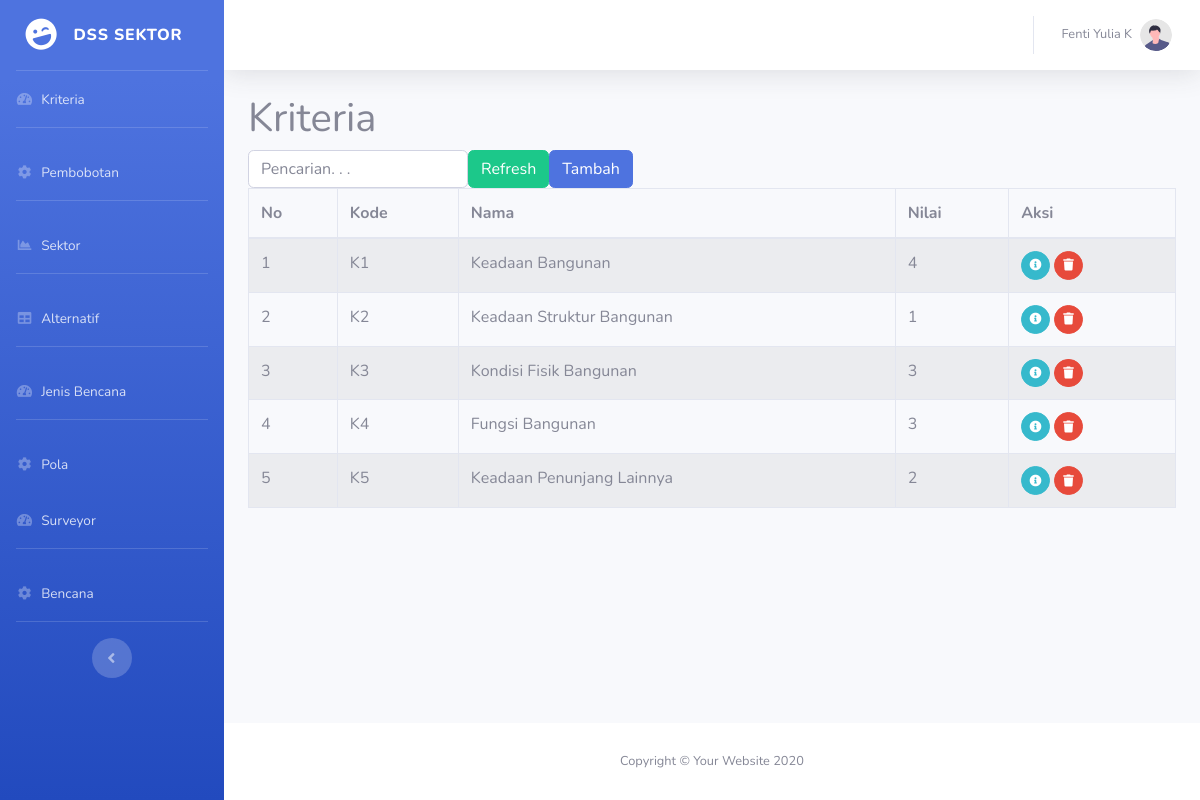
Page /?m=kriteria on the committed database.
### tables this page shows
CREATE TABLE `tb_kriteria` (
  `id_kriteria` int(11) NOT NULL,
  `kode_kriteria` varchar(16) DEFAULT NULL,
  `nama_kriteria` varchar(255) DEFAULT NULL,
  `nilai_kriteria` int(11) DEFAULT NULL,
  `bb` int(11) DEFAULT NULL,
  `ba` int(11) DEFAULT NULL
);

### functions.php (called while the page is built, shortened)
<?php
include 'config.php';
include 'includes/db.php';
$db = new DB($config['server'], $config['username'], $config['password'], $config['database_name']);
$mod = $_GET['m'];
function esc_field($str)
{
    return addslashes($str);
}

### config.php (called while the page is built)
<?php
$config["server"] = 'localhost';
$config["username"] = 'root';
$config["password"] = '';
$config["database_name"] = 'nn_topsis';

### includes/db.php (called while the page is built, shortened)
<?php
class DB
{
    var $conn = null;
    public function __construct($host, $username, $passwd, $dbname)
    {
        $this->conn = mysqli_connect($host, $username, $passwd, $dbname);
    }
    public function query($sql)
    {
        $query = mysqli_query($this->conn, $sql) or die('<pre>Error mysqli_query: ' . mysqli_error($this->conn) . '<br />' . $sql . '</pre>');
        return $query;
    }
    public function get_results($sql)
    {
        $query = $this->query($sql);
        $arr = array();
        while ($row = mysqli_fetch_object($query)) {
            $arr[] = $row;
        }
        return $arr;
    }
}

### kriteria.php (the view, shortened to what this page needs)
<div class="page-header">
    <h1>Kriteria</h1>
</div>
<div class="panel panel-default">
    <div class="panel-heading">
        <form class="form-inline">
            <div class="form-group">
                <input class="form-control" type="text" placeholder="Pencarian. . ." name="q" value="<?= $_GET['q'] ?>" />
            </div>
            <div class="form-group">
                <button class="btn btn-success"><span class="glyphicon glyphicon-refresh"></span> Refresh</button>
            </div>
            <div class="form-group">
                <a class="btn btn-primary" href="?m=kriteria_tambah"><span class="glyphicon glyphicon-plus"></span> Tambah</a>
            </div>
        </form>
    </div>
    <table class="table table-bordered table-hover table-striped">
        <thead>
            <tr>
                <th>No</th>
                <th>Kode</th>
                <th>Nama</th>
                <th>Nilai</th>
                <th>Aksi</th>
            </tr>
        </thead>
        <?php
        $q = esc_field($_GET['q']);
        $rows = $db->get_results("SELECT * FROM tb_kriteria
            WHERE kode_kriteria LIKE '%$q%'
            ORDER BY kode_kriteria");
        $no = 0;
        foreach ($rows as $row) : ?>
            <tr>
                <td><?= ++$no ?></td>
                <td><?= $row->kode_kriteria ?></td>
                <td><?= $row->nama_kriteria ?></td>
                <td><?= $row->nilai_kriteria ?></td>
                <td>
                    <a class="btn btn-info btn-circle btn-sm"
                        href="?m=kriteria_ubah&ID=<?= $row->id_kriteria ?>">
                        <i class="fas fa-info-circle"></i>
                    </a>
                    <a class="btn btn-danger btn-circle btn-sm"
                        href="aksi.php?act=kriteria_hapus&ID=<?= $row->id_kriteria ?>"
                        onclick="return confirm('Hapus data?')">
                        <i class="fas fa-trash"></i>
                    </a>
                </td>
            </tr>
        <?php endforeach; ?>
    </table>
</div>

### index.php (shortened to what this page needs)
<?php
include 'functions.php';
?>
<!DOCTYPE html>
<html lang="en">
<head>
    <link href="assets/vendor/fontawesome-free/css/all.min.css" rel="stylesheet" type="text/css">
    <link href="assets/css/sb-admin-2.min.css" rel="stylesheet">
</head>
<body id="page-top">
    <div id="wrapper">
        <ul class="navbar-nav bg-gradient-primary sidebar sidebar-dark accordion" id="accordionSidebar">
            <a class="sidebar-brand d-flex align-items-center justify-content-center" href="?">
                <div class="sidebar-brand-icon rotate-n-15">
                    <i class="fas fa-laugh-wink"></i>
                </div>
                <div class="sidebar-brand-text mx-3">DSS SEKTOR</div>
            </a>
            <hr class="sidebar-divider my-0">
            <li class="nav-item">
                <a class="nav-link" href="?m=kriteria">
                    <i class="fas fa-fw fa-tachometer-alt"></i>
                    <span>Kriteria</span></a>
            </li>
            <hr class="sidebar-divider">
            <li class="nav-item">
                <a class="nav-link" href="?m=crips">
                    <i class="fas fa-fw fa-cog"></i>
                    <span>Pembobotan</span>
                </a>
            </li>
            <hr class="sidebar-divider">
            <li class="nav-item">
                <a class="nav-link" href="?m=sektor">
                    <i class="fas fa-fw fa-chart-area"></i>
                    <span>Sektor</span></a>
            </li>
            <hr class="sidebar-divider">
            <li class="nav-item">
                <a class="nav-link" href="?m=alternatif">
                    <i class="fas fa-fw fa-table"></i>
                    <span>Alternatif</span></a>
            </li>
            <hr class="sidebar-divider">
            <li class="nav-item">
                <a class="nav-link" href="?m=jenis">
                    <i class="fas fa-fw fa-tachometer-alt"></i>
                    <span>Jenis Bencana</span></a>
            </li>
            <hr class="sidebar-divider">
            <li class="nav-item">
                <a class="nav-link" href="?m=pola">
                    <i class="fas fa-fw fa-cog"></i>
                    <span>Pola</span>
                </a>
            </li>
            <li class="nav-item">
                <a class="nav-link" href="?m=hitung">
                    <i class="fas fa-fw fa-tachometer-alt"></i>
                    <span>Surveyor</span></a>
            </li>
            <hr class="sidebar-divider">
            <li class="nav-item">
                <a class="nav-link" href="?m=bencana">
                    <i class="fas fa-fw fa-cog"></i>
                    <span>Bencana</span>
                </a>
            </li>
            <hr class="sidebar-divider d-none d-md-block">
            <div class="text-center d-none d-md-inline">
                <button class="rounded-circle border-0" id="sidebarToggle"></button>
            </div>
        </ul>
        <div id="content-wrapper" class="d-flex flex-column">
            <div id="content">
                <nav class="navbar navbar-expand navbar-light bg-white topbar mb-4 static-top shadow">
                    <ul class="navbar-nav ml-auto">
                        <li class="nav-item dropdown no-arrow">
                            <a class="nav-link dropdown-toggle" href="#" id="userDropdown" role="button"
                                data-toggle="dropdown" aria-haspopup="true" aria-expanded="false">
                                <span class="mr-2 d-none d-lg-inline text-gray-600 small">Fenti Yulia K</span>
                                <img class="img-profile rounded-circle"
                                    src="assets/img/undraw_profile.svg">
                            </a>
                        </li>
                    </ul>
                </nav>
                <div class="container-fluid">
                    <?php
                    if (file_exists($mod . '.php'))
                        include $mod . '.php';
                    else
                        include 'home.php';
                    ?>
                </div>
            </div>
            <footer class="sticky-footer bg-white">
                <div class="container my-auto">
                    <div class="copyright text-center my-auto">
                        <span>Copyright &copy; Your Website 2020</span>
                    </div>
                </div>
            </footer>
        </div>
    </div>
</body>
</html>

### rows in the picture
tb_kriteria: kode_kriteria "K1", nama_kriteria "Keadaan Bangunan", nilai_kriteria "4"
tb_kriteria: kode_kriteria "K2", nama_kriteria "Keadaan Struktur Bangunan", nilai_kriteria "1"
tb_kriteria: kode_kriteria "K3", nama_kriteria "Kondisi Fisik Bangunan", nilai_kriteria "3"
tb_kriteria: kode_kriteria "K4", nama_kriteria "Fungsi Bangunan", nilai_kriteria "3"
tb_kriteria: kode_kriteria "K5", nama_kriteria "Keadaan Penunjang Lainnya", nilai_kriteria "2"
